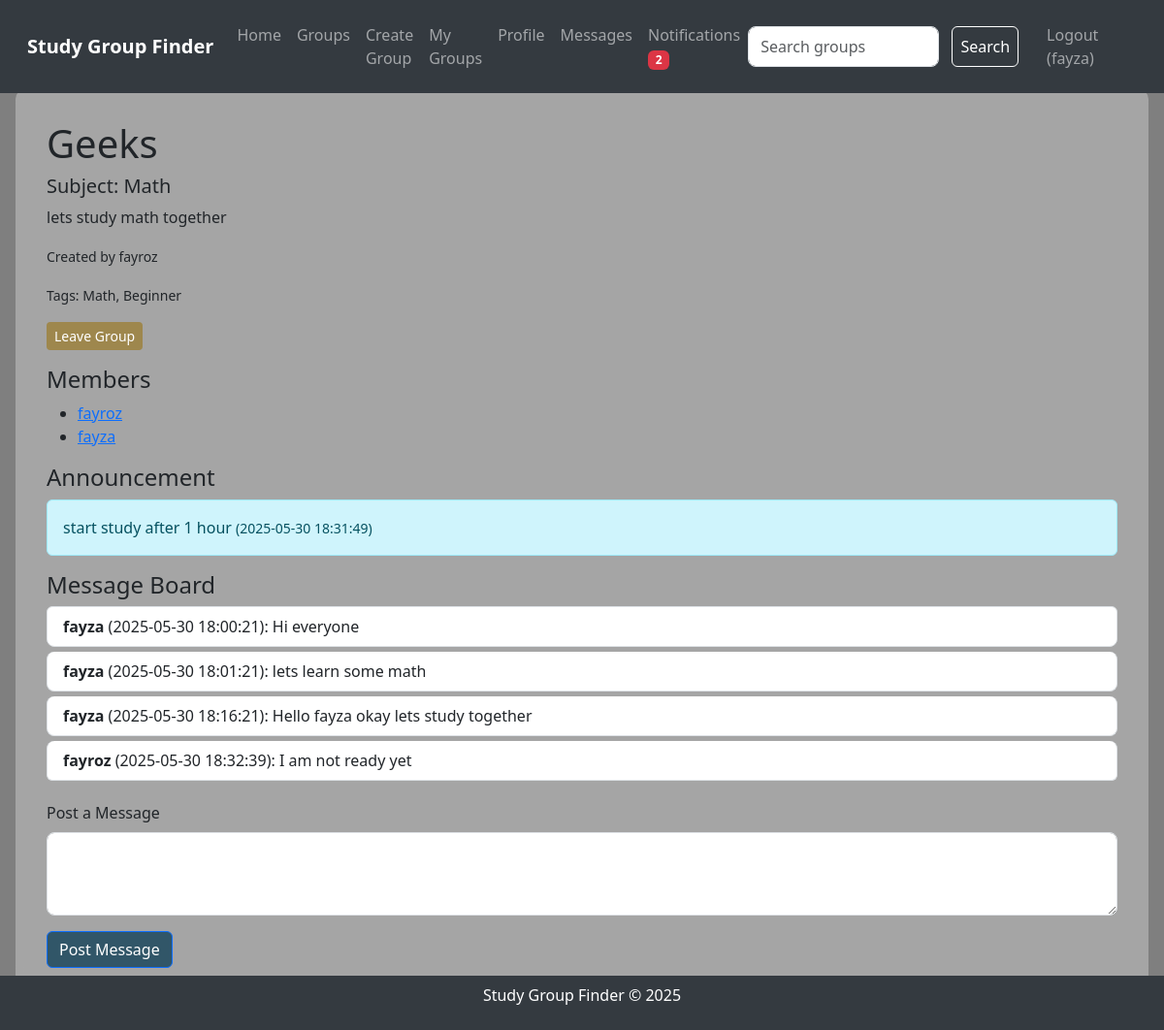
The app's page /group/1 (signed in) with its own data.
### tables this page shows
CREATE TABLE users
                 (id INTEGER PRIMARY KEY AUTOINCREMENT,
                  username TEXT UNIQUE NOT NULL,
                  password TEXT NOT NULL,
                  bio TEXT,
                  interests TEXT);

CREATE TABLE groups
                 (id INTEGER PRIMARY KEY AUTOINCREMENT,
                  name TEXT NOT NULL,
                  subject TEXT NOT NULL,
                  description TEXT,
                  creator_id INTEGER,
                  FOREIGN KEY (creator_id) REFERENCES users(id));

CREATE TABLE tags
                 (id INTEGER PRIMARY KEY AUTOINCREMENT,
                  name TEXT NOT NULL UNIQUE);

CREATE TABLE announcements
                 (id INTEGER PRIMARY KEY AUTOINCREMENT,
                  group_id INTEGER,
                  content TEXT NOT NULL,
                  timestamp DATETIME DEFAULT CURRENT_TIMESTAMP,
                  FOREIGN KEY (group_id) REFERENCES groups(id));

CREATE TABLE messages
                 (id INTEGER PRIMARY KEY AUTOINCREMENT,
                  group_id INTEGER,
                  user_id INTEGER,
                  content TEXT NOT NULL,
                  timestamp DATETIME DEFAULT CURRENT_TIMESTAMP,
                  FOREIGN KEY (group_id) REFERENCES groups(id),
                  FOREIGN KEY (user_id) REFERENCES users(id));

### app.py (the view, shortened to what this page needs)
@app.route('/group/<int:group_id>', methods=['GET', 'POST'])
def group_details(group_id):
    if 'user_id' not in session:
        flash('Please log in to view group details.', 'danger')
        return redirect(url_for('login'))
    conn = sqlite3.connect('study_groups.db')
    c = conn.cursor()
    c.execute("SELECT * FROM group_members WHERE user_id = ? AND group_id = ?",
              (session['user_id'], group_id))
    is_member = c.fetchone()
    if not is_member:
        flash('You must join this group to view details or post messages.', 'danger')
        conn.close()
        return redirect(url_for('groups'))
    c.execute("SELECT groups.id, groups.name, groups.subject, groups.description, users.username "
              "FROM groups JOIN users ON groups.creator_id = users.id "
              "WHERE groups.id = ?", (group_id,))
    group = c.fetchone()
    if not group:
        flash('Group not found.', 'danger')
        conn.close()
        return redirect(url_for('groups'))
    c.execute("SELECT users.username FROM users JOIN group_members ON users.id = group_members.user_id "
              "WHERE group_members.group_id = ?", (group_id,))
    members = c.fetchall()
    c.execute("SELECT tags.name FROM tags JOIN group_tags ON tags.id = group_tags.tag_id "
              "WHERE group_tags.group_id = ?", (group_id,))
    tags = c.fetchall()
    c.execute("SELECT content, timestamp FROM announcements WHERE group_id = ? ORDER BY timestamp DESC LIMIT 1", (group_id,))
    announcement = c.fetchone()
    c.execute("SELECT messages.content, users.username, messages.timestamp "
              "FROM messages JOIN users ON messages.user_id = users.id "
              "WHERE messages.group_id = ? ORDER BY messages.timestamp", (group_id,))
    messages = c.fetchall()
    c.execute("UPDATE notifications SET read = TRUE WHERE user_id = ? AND group_id = ?",
              (session['user_id'], group_id))
    try:
        c.execute("SELECT COUNT(*) FROM notifications WHERE user_id = ? AND read = FALSE",
                  (session['user_id'],))
        notification_count = c.fetchone()[0]
    except sqlite3.OperationalError:
        init_db()
        notification_count = 0
    conn.close()
    return render_template('group.html', group=group, members=members, messages=messages, tags=tags, announcement=announcement, notification_count=notification_count)

### app.py (called while the page is built)
@app.after_request
def add_header(response):
    response.headers["Cache-Control"] = "no-cache, no-store, must-revalidate"
    response.headers["Pragma"] = "no-cache"
    response.headers["Expires"] = "0"
    return response

### templates/group.html (shortened to what this page needs)
{% extends "layout.html" %}
{% block content %}
    <div class="page-content">
        <h1>{{ group[1] }}</h1>
        <h5>Subject: {{ group[2] }}</h5>
        <p>{{ group[3] }}</p>
        <p><small>Created by {{ group[4] }}</small></p>
        <p><small>Tags:
            {% for tag in tags %}
                {{ tag[0] }}{% if not loop.last %}, {% endif %}
            {% endfor %}
        </small></p>
        {% if session.username == group[4] %}
            <a href="{{ url_for('delete_group', group_id=group[0]) }}" class="btn btn-danger btn-sm mb-3" onclick="return confirm('Are you sure you want to delete this group?')">Delete Group</a>
        {% else %}
            <a href="{{ url_for('leave_group', group_id=group[0]) }}" class="btn btn-warning btn-sm mb-3" onclick="return confirm('Are you sure you want to leave this group?')">Leave Group</a>
        {% endif %}
        <h4>Members</h4>
        <ul>
            {% for member in members %}
                <li><a href="{{ url_for('view_profile', username=member[0]) }}">{{ member[0] }}</a></li>
            {% endfor %}
        </ul>
        {% if announcement %}
            <h4>Announcement</h4>
            <div class="alert alert-info">
                {{ announcement[0] }} <small>({{ announcement[1] }})</small>
            </div>
        {% endif %}
        <h4>Message Board</h4>
        {% if messages %}
            <ul class="list-group">
                {% for message in messages %}
                    <li class="list-group-item">
                        <strong>{{ message[1] }}</strong> ({{ message[2] }}): {{ message[0] }}
                    </li>
                {% endfor %}
            </ul>
        {% else %}
            <p>No messages yet. Be the first to post!</p>
        {% endif %}
        <form method="post" class="mt-3">
            <div class="mb-3">
                <label for="content" class="form-label">Post a Message</label>
                <textarea class="form-control" id="content" name="content" rows="3" required></textarea>
            </div>
            <button type="submit" class="btn btn-primary">Post Message</button>
        </form>
    </div>
{% endblock %}

### templates/layout.html (shortened to what this page needs)
<!DOCTYPE html>
<html lang="en">
<head>
    <link href="https://cdn.jsdelivr.net/npm/bootstrap@5.3.0/dist/css/bootstrap.min.css" rel="stylesheet">
    <link rel="stylesheet" href="{{ url_for('static', filename='styles.css') }}">
</head>
<body>
    <nav class="navbar navbar-expand-lg navbar-dark">
        <div class="container-fluid">
            <a class="navbar-brand" href="{{ url_for('index') }}">Study Group Finder</a>
            <div class="collapse navbar-collapse" id="navbarNav">
                <ul class="navbar-nav me-auto">
                    <li class="nav-item">
                        <a class="nav-link" href="{{ url_for('index') }}">Home</a>
                    </li>
                    <li class="nav-item">
                        <a class="nav-link" href="{{ url_for('groups') }}">Groups</a>
                    </li>
                    {% if session.user_id %}
                        <li class="nav-item">
                            <a class="nav-link" href="{{ url_for('create_group') }}">Create Group</a>
                        </li>
                        <li class="nav-item">
                            <a class="nav-link" href="{{ url_for('my_groups') }}">My Groups</a>
                        </li>
                        <li class="nav-item">
                            <a class="nav-link" href="{{ url_for('profile') }}">Profile</a>
                        </li>
                        <li class="nav-item">
                            <a class="nav-link" href="{{ url_for('messages') }}">Messages</a>
                        </li>
                        <li class="nav-item">
                            <a class="nav-link" href="{{ url_for('notifications') }}">
                                Notifications
                                {% if notification_count > 0 %}
                                    <span class="badge bg-danger">{{ notification_count }}</span>
                                {% endif %}
                            </a>
                        </li>
                    {% endif %}
                </ul>
                <form class="d-flex" action="{{ url_for('search_groups') }}" method="post">
                    <input class="form-control me-2" type="search" placeholder="Search groups" aria-label="Search" name="search_query">
                    <button class="btn btn-outline-light" type="submit">Search</button>
                </form>
                <ul class="navbar-nav ms-3">
                    {% if session.user_id %}
                        <li class="nav-item">
                            <a class="nav-link" href="{{ url_for('logout') }}">Logout ({{ session.username }})</a>
                        </li>
                    {% endif %}
                </ul>
            </div>
        </div>
    </nav>
    <div class="content-wrapper">
        {% block content %}{% endblock %}
    </div>
    <footer class="footer">
        <p>Study Group Finder © 2025</p>
    </footer>
</body>
</html>

### static/styles.css (style rules this page uses)
body { background-image: url('/static/background.jpg'); background-size: cover; background-position: center; background-blend-mode: overlay; background-color: rgba(0, 0, 0, 0.5); min-height: 100vh; margin: 0; padding: 0; }
.navbar-brand { font-weight: bold; }
.navbar { background-color: #343a40; padding: 1rem; position: fixed; top: 0; width: 100%; z-index: 1000; }
.content-wrapper { margin-top: 60px; min-height: calc(100vh - 120px); padding: 2rem 1rem; }
.page-content { backdrop-filter: blur(5px); background-color: rgba(255, 255, 255, 0.3); border-radius: 10px; padding: 2rem; max-width: 1200px; margin: 0 auto; }
.form-control { border-radius: 8px; }
.list-group-item { border-radius: 8px; margin-bottom: 5px; }
.footer { text-align: center; padding: 0.5rem; background-color: #343a40; color: white; position: fixed; bottom: 0; width: 100%; }
.btn-outline-light { color: #ffffff; border-color: #ffffff; padding: 0.5rem; margin: 0 5px; }
.btn-primary { background-color: #315668; }
.btn-warning { color: #ffffff; background-color: #9e874d; border: none; }

### records on screen
users: username "fayza"
groups: name "Geeks", subject "Math", description "lets study math together"
users: username "fayroz"
tags: name "Math"
tags: name "Beginner"
announcements: content "start study after 1 hour", timestamp "2025-05-30 18:31:49"
messages: username "fayza", timestamp "2025-05-30 18:00:21", content "Hi everyone"
messages: username "fayza", timestamp "2025-05-30 18:01:21", content "lets learn some math"
messages: username "fayza", timestamp "2025-05-30 18:16:21", content "Hello fayza okay lets study together"
messages: username "fayroz", timestamp "2025-05-30 18:32:39", content "I am not ready yet"

### other values on screen
{{ notification_count }} "2"
